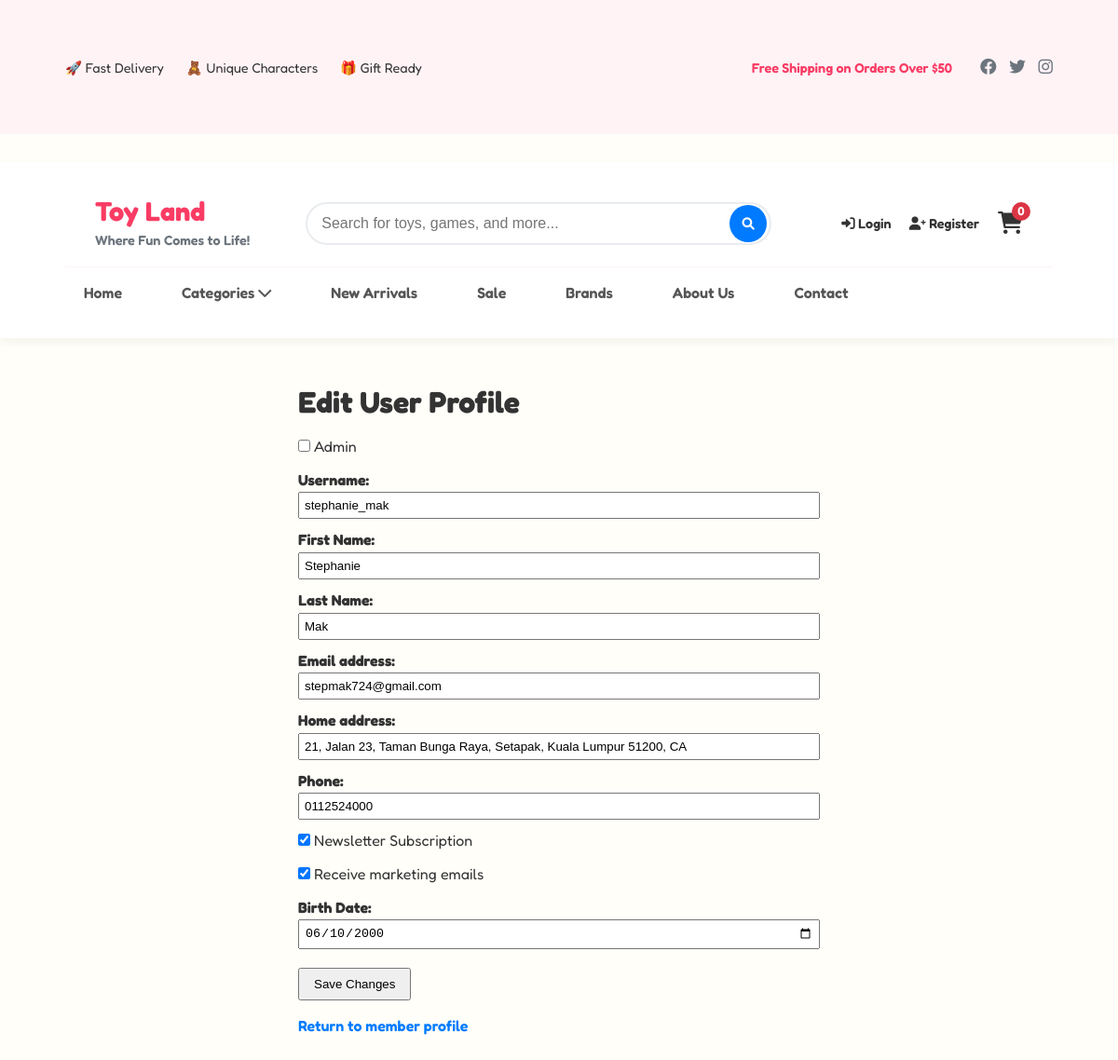
/root/admin/member_edit.php?id=USR86216351 (signed in), run on the app's committed database.
### tables this page shows
CREATE TABLE `user` (
  `user_id` varchar(11) NOT NULL,
  `username` varchar(50) NOT NULL,
  `email` varchar(100) NOT NULL,
  `password` varchar(255) NOT NULL,
  `role` enum('admin','member') NOT NULL DEFAULT 'member',
  `status` enum('active','blocked') NOT NULL DEFAULT 'active',
  `profile_pic` varchar(255) DEFAULT NULL,
  `remember_token` varchar(64) DEFAULT NULL,
  `created_at` timestamp NOT NULL DEFAULT current_timestamp(),
  `updated_at` timestamp NOT NULL DEFAULT current_timestamp() ON UPDATE current_timestamp()
);

CREATE TABLE `user_profiles` (
  `profile_id` int(11) NOT NULL,
  `user_id` varchar(11) NOT NULL,
  `first_name` varchar(50) NOT NULL,
  `last_name` varchar(50) NOT NULL,
  `phone` varchar(20) DEFAULT NULL,
  `date_of_birth` date DEFAULT NULL,
  `address` text DEFAULT NULL,
  `newsletter_subscription` tinyint(1) DEFAULT 0,
  `marketing_emails` tinyint(1) DEFAULT 0,
  `created_at` timestamp NOT NULL DEFAULT current_timestamp(),
  `updated_at` timestamp NOT NULL DEFAULT current_timestamp() ON UPDATE current_timestamp()
);

### root/admin/member_edit.php (the view, shortened to what this page needs)
<?php
require_once '../includes/db.php';
$userId = $_GET['id'];
$sql = "
    SELECT u.*, up.*
    FROM user u
    LEFT JOIN user_profiles up ON u.user_id = up.user_id
    WHERE u.user_id = ?
";
$stmt = $pdo->prepare($sql);
$stmt->execute([$userId]);
$user = $stmt->fetch(PDO::FETCH_ASSOC);
include '../includes/header.php';
?>
<div class="container" style="max-width:600px; margin-top:30px;">
    <h2>Edit User Profile</h2>
    <form method="post">
        <div style="margin-bottom:10px;">
            <label>
                <input type="checkbox" name="role" value="admin" <?= (!empty($user['role']) && ($user['role'] === 'admin')) ? 'checked' : '' ?>> Admin
            </label>
        </div>
        <div style="margin-bottom:10px;">
            <label><strong>Username:</strong></label>
            <input type="text" name="username" value="<?= htmlspecialchars($user['username']) ?>" style="width:100%; padding:5px;">
        </div>
        <div style="margin-bottom:10px;">
            <label><strong>First Name:</strong></label>
            <input type="text" name="first_name" value="<?= htmlspecialchars($user['first_name']) ?>" style="width:100%; padding:5px;">
        </div>
        <div style="margin-bottom:10px;">
            <label><strong>Last Name:</strong></label>
            <input type="text" name="last_name" value="<?= htmlspecialchars($user['last_name']) ?>" style="width:100%; padding:5px;">
        </div>
        <div style="margin-bottom:10px;">
            <label><strong>Email address:</strong></label>
            <input type="text" name="email" value="<?= htmlspecialchars($user['email']) ?>" style="width:100%; padding:5px;">
        </div>
        <div style="margin-bottom:10px;">
            <label><strong>Home address:</strong></label>
            <input type="text" name="address" value="<?= htmlspecialchars($user['address']) ?>" style="width:100%; padding:5px;">
        </div>
        <div style="margin-bottom:10px;">
            <label><strong>Phone:</strong></label>
            <input type="text" name="phone" value="<?= htmlspecialchars($user['phone']) ?>" style="width:100%; padding:5px;">
        </div>
        <div style="margin-bottom:10px;">
            <label>
                <input type="checkbox" name="newsletter_subscription" value="1" <?= !empty($user['newsletter_subscription']) ? 'checked' : '' ?>> Newsletter Subscription
            </label>
        </div>
        <div style="margin-bottom:10px;">
            <label>
                <input type="checkbox" name="marketing_emails" value="1" <?= !empty($user['marketing_emails']) ? 'checked' : '' ?>> Receive marketing emails
            </label>
        </div>
        <div style="margin-bottom:10px;">
            <label><strong>Birth Date:</strong></label>
            <input type="date" name="date_of_birth" value="<?= htmlspecialchars($user['date_of_birth']) ?>" style="width:100%; padding:5px;">
        </div>
        <button type="submit" style="padding:8px 15px; margin-top:10px;">Save Changes</button>
    </form>
    <div style="margin-top:15px;">
        <a href="member_profile.php?id=<?= urlencode($user['user_id']) ?>" style="text-decoration:none; color:#007bff;">Return to member profile
    </div>
</div>

### data on the page
user_profiles: username "stephanie_mak", first_name "Stephanie", last_name "Mak", email "stepmak724@gmail.com", address "21, Jalan 23, Taman Bunga Raya, Setapak, Kuala Lumpur 51200, CA", phone "0112524000", newsletter_subscription "☑", marketing_emails "☑", date_of_birth "06/10/2000"

### other printed values
$cart_count "0"
